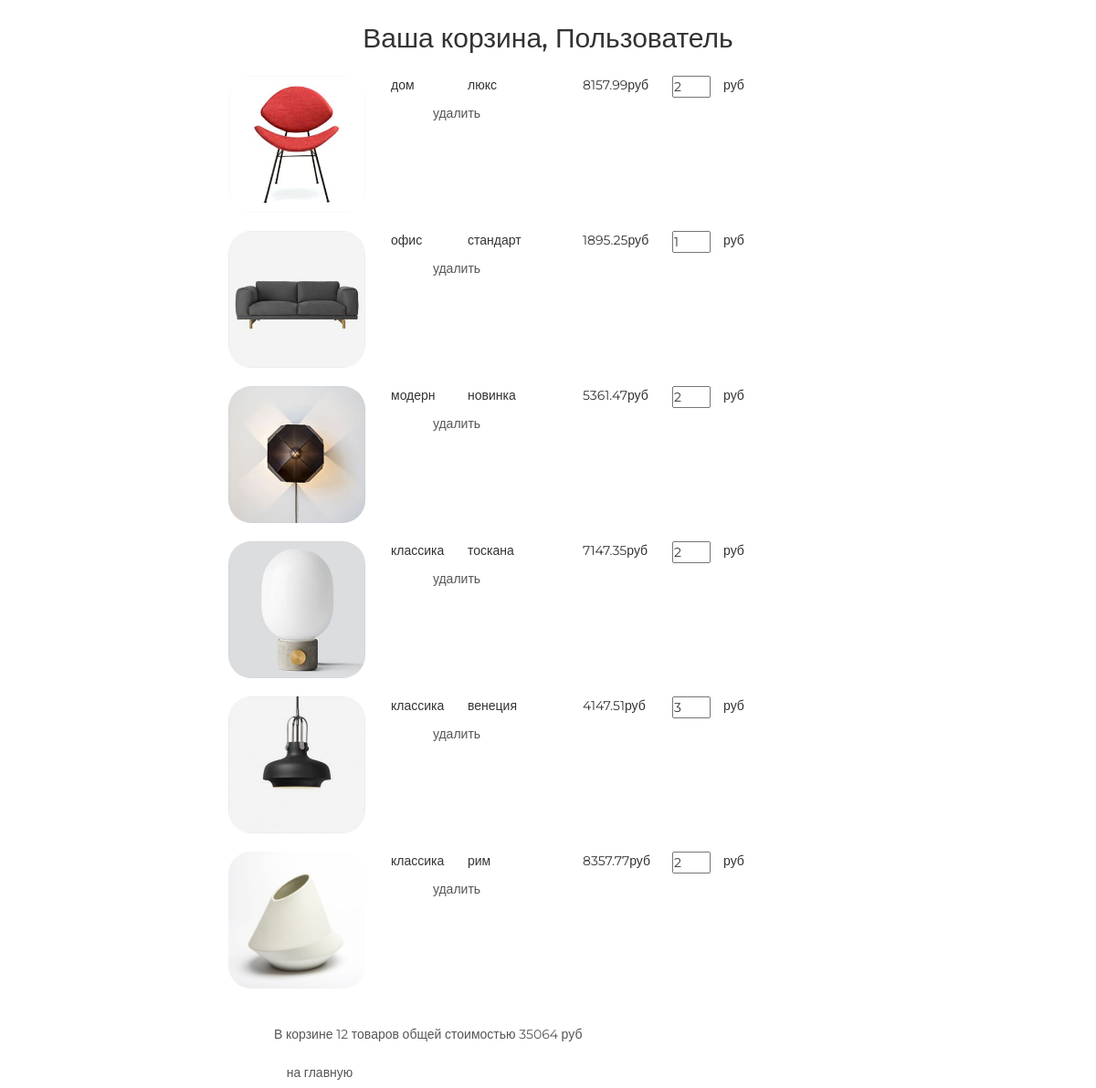
Page /basket/ (signed in) on the committed database.
### basketapp/models.py (models this page shows, shortened)
class Basket(models.Model):
    user = models.ForeignKey(settings.AUTH_USER_MODEL, on_delete=models.CASCADE, related_name='basket')
    product = models.ForeignKey(Product, on_delete=models.CASCADE)
    quantity = models.PositiveSmallIntegerField(verbose_name='количество', default=0)
    price = models.PositiveIntegerField(verbose_name='цена', default=0)
    add_datetime = models.DateTimeField(auto_now_add=True, verbose_name='время')
    @property
    def total_q(self):
        _items = Basket.objects.filter(user=self.user)
        _tq = sum(list(map(lambda x: x.quantity, _items)))
        return _tq
    @property
    def all_cost(self):
        _items = Basket.objects.filter(user=self.user)
        _total_cost = sum(list(map(lambda x: x.price, _items)))
        return _total_cost

### mainapp/models.py (models this page shows, shortened)
class Product(models.Model):
    category = models.ForeignKey(ProductCategory, on_delete=models.CASCADE, verbose_name='категория')
    name = models.CharField(max_length=128, verbose_name='название')
    image = models.ImageField(upload_to='products_imeges', blank=True, verbose_name='картинка')
    short_desc = models.CharField(max_length=120, verbose_name='краткое описание')
    description = models.TextField(verbose_name='описание', blank=True)
    price = models.DecimalField(max_digits=8, decimal_places=2, default=0, verbose_name='цена')
    quantity = models.PositiveSmallIntegerField(default=0, verbose_name='количество на складе')

class ProductCategory(models.Model):
    name = models.CharField(max_length=64, unique=True, verbose_name='имя')
    description = models.TextField(verbose_name='описание')
    is_active = models.BooleanField(verbose_name='активна', default=True)

### authapp/models.py (models this page shows)
class ShopUser(AbstractUser):
    avatar = models.ImageField(upload_to='user_avatars', blank=True, verbose_name="аватар")
    age = models.PositiveSmallIntegerField(verbose_name='возраст')

### basketapp/views.py (the view)
# urls.py: path('basket/', include('basketapp.url', namespace='basket')),
@login_required
def basket(request):
    title = 'корзина'
    basket_item = Basket.objects.filter(user=request.user).order_by('product__category')
    content = {
        'title': title,
        'basket_item': basket_item,
    }
    return render(request, 'basketapp/basket.html', content)

### basketapp/templates/basketapp/basket.html
{% extends 'basketapp/base.html' %}
{% load static %}
{% block content %}
    <div class="basket_list">
        {% include 'basketapp/includes/inc_basket_list.html' %}
    </div>
{% endblock %}

### basketapp/templates/basketapp/base.html (shortened to what this page needs)
<!DOCTYPE html>
{% load static %}
<html>
<head>
    {% block css %}
        <link rel="stylesheet" href="https://stackpath.bootstrapcdn.com/bootstrap/4.5.3/css/bootstrap.min.css"
>
        <link rel="stylesheet" type="text/css" href="{% static 'css/bootstrap-theme.min.css' %}">
        <link rel="stylesheet" type="text/css" href="{% static 'css/bootstrap.min.css' %}">
        <link rel="stylesheet" type="text/css" href="{% static 'css/style.css' %}">
        <link rel="stylesheet" href="{% static 'fonts/font-awesome/css/font-awesome.css' %}">
        <link rel="stylesheet" href="{% static 'fonts/font-awesome/css/font-awesome.min.css' %}">
    {% endblock %}
</head>
<body>
<div class="basket_container">
    <div class="h2 text-center head">
        Ваша корзина,
        {% if user.first_name %}
            {{ user.first_name|title }}
        {% else %}
            Пользователь
        {% endif %}
    </div>
    {% block content %}
    {% endblock %}
</div>
</body>
</html>

### basketapp/templates/basketapp/includes/inc_basket_list.html
{% for item in basket_item %}
    <div class="basket_record">
        <img src="/media/{{ item.product.image }}"
             alt="{{ item.product.short_desc }}">
        <span class="category_name">{{ item.product.category.name }}</span>
        <span class="product_name">{{ item.product.name }}</span>
        <span class="product_price">{{ item.product.price }}руб</span>
        <input type="number" name="{{ item.pk }}"
               min="0"
               value="{{ item.quantity }}">
        <span class="product_cost">{{ produ.cost }}руб</span>
        <button class="btn btn-round">
            <a href="{% url 'basket:delete' item.pk %}" class="">
                удалить
            </a>
        </button>
    </div>
{% endfor %}
{% if basket_item %}
    <br>
    <div class="basket_summary">
        В корзине {{ basket_item.0.total_q }} товаров общей стоимостью
        {{ basket_item.0.all_cost }} руб
    </div>
{% endif %}
<button class="btn btn-round">
    <a href="{% url 'main' %}">на главную</a>
</button>

### mainapp/static/css/style.css (style rules this page uses)
* { margin: 0; padding: 0; }
body { font-family: 'Montserrat', sans-serif; }
html, body { height: 100%; }
.basket_container { margin: 25px auto; width: 700px; }
.basket_list input[type="number"] { width: 3em; position: relative; display: block; float: left; }
.basket_list span.category_name { margin-left: 2em; width: 5em; position: relative; display: block; float: left; }
.basket_list span.product_name { margin-left: 1em; width: 8em; position: relative; display: block; float: left; }
.basket_list span.product_price { margin-left: 1em; width: 7em; position: relative; display: block; float: left; }
.basket_list span.product_cost { margin-left: 1em; width: 7em; position: relative; display: block; float: left; }
.basket_list .basket_record { position: relative; display: block; height: 170px; float: none; }
.basket_container .head { margin: 25px auto; }
.basket_container button { margin-left: 25px; width: 150px; display: block; float: left; }
.basket_container button a { text-decoration: none; color: #555; }
.basket_container img { display: block; float: left; width: 150px; border-radius: 25px; }
.basket_container .basket_summary { display: block; margin-left: 50px; margin-bottom: 15px; color: #555; }

### rows in the picture
Basket: product.image (picture), product.category.name "дом", product.name "люкс", product.price "8157.99", quantity "2", user+quantity "12", user+price "35064"
Basket: product.image (picture), product.category.name "офис", product.name "стандарт", product.price "1895.25", quantity "1"
Basket: product.image (picture), product.category.name "модерн", product.name "новинка", product.price "5361.47", quantity "2"
Basket: product.image (picture), product.category.name "классика", product.name "тоскана", product.price "7147.35", quantity "2"
Basket: product.image (picture), product.category.name "классика", product.name "венеция", product.price "4147.51", quantity "3"
Basket: product.image (picture), product.category.name "классика", product.name "рим", product.price "8357.77", quantity "2"
